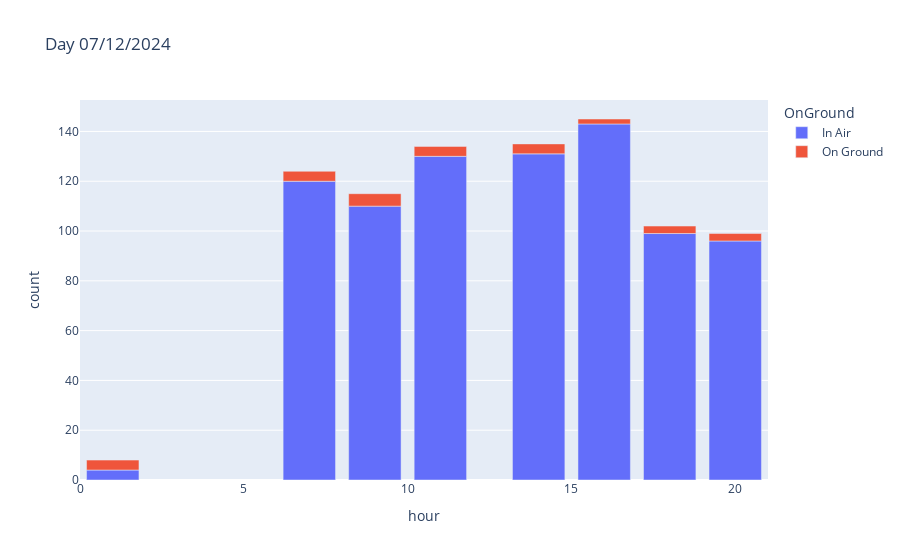

Here is the notebook cell this chart was saved with:
### Code cell
px.bar(df_full, x="hour", y="count", color="OnGround", title=f"Day {day}")

### Figure 1 — Plotly figure (JSON) as saved in the notebook; plotly's stock layout.template omitted (floating-point values rounded to 4 significant figures)
{"data": [{"alignmentgroup": "True", "hovertemplate": "OnGround=In Air<br>hour=%{x}<br>count=%{y}<extra></extra>", "legendgroup": "In Air", "marker": {"color": "#636efa", "pattern": {"shape": ""}}, "name": "In Air", "offsetgroup": "In Air", "orientation": "v", "showlegend": true, "textposition": "auto", "type": "bar", "x": [1, 7, 9, 11, 14, 16, 18, 20], "xaxis": "x", "y": [4, 120, 110, 130, 131, 143, 99, 96], "yaxis": "y"}, {"alignmentgroup": "True", "hovertemplate": "OnGround=On Ground<br>hour=%{x}<br>count=%{y}<extra></extra>", "legendgroup": "On Ground", "marker": {"color": "#EF553B", "pattern": {"shape": ""}}, "name": "On Ground", "offsetgroup": "On Ground", "orientation": "v", "showlegend": true, "textposition": "auto", "type": "bar", "x": [1, 7, 9, 11, 14, 16, 18, 20], "xaxis": "x", "y": [4, 4, 5, 4, 4, 2, 3, 3], "yaxis": "y"}], "layout": {"barmode": "relative", "legend": {"title": {"text": "OnGround"}, "tracegroupgap": 0}, "title": {"text": "Day 07/12/2024"}, "xaxis": {"anchor": "y", "domain": [0, 1], "title": {"text": "hour"}}, "yaxis": {"anchor": "x", "domain": [0, 1], "title": {"text": "count"}}}}
